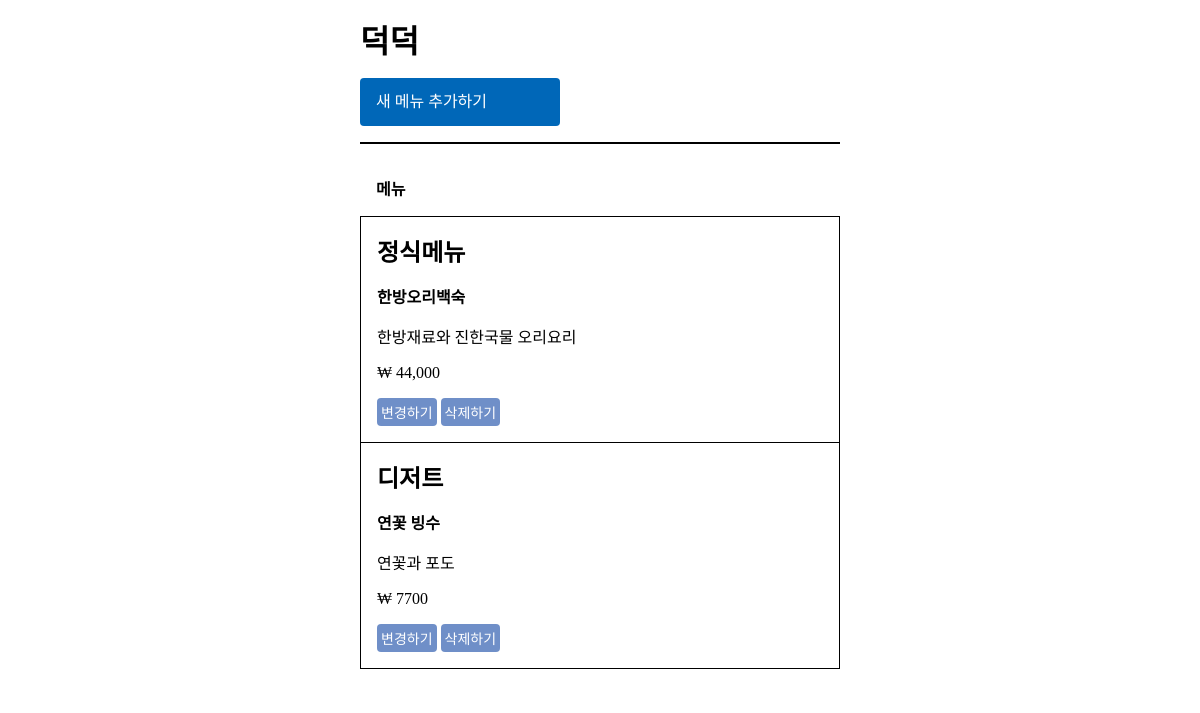
Before: /store/1/menu with the older database file.
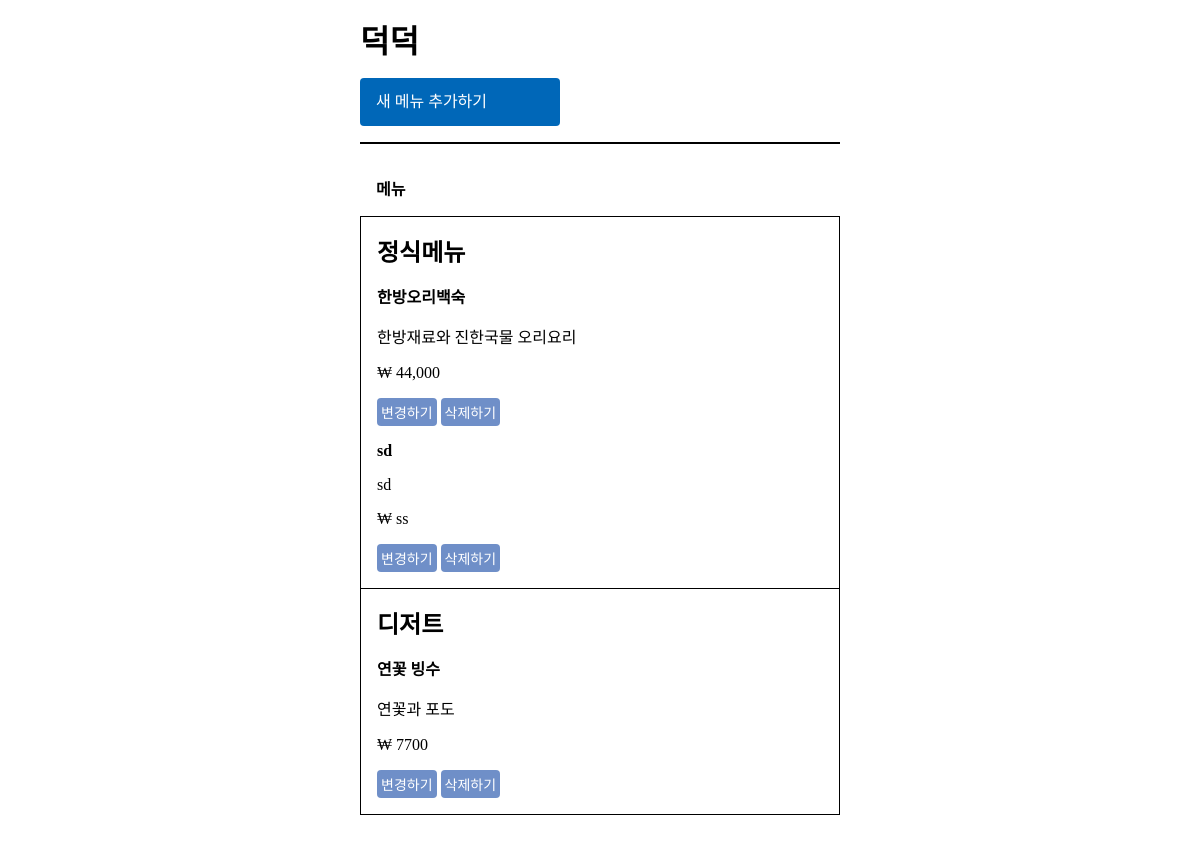
After: the same page with the newer database file.
### database_setup.py (models this page shows, shortened)
class Store(Base):
    __tablename__ = 'store'
    id = Column(Integer, primary_key=True)
    name = Column(String(250), nullable=False)

class StoreItem(Base):
    __tablename__ = 'store_item'
    id = Column(Integer, primary_key=True)
    name = Column(String(100), nullable=False)
    description = Column(String(100))
    price = Column(String(10))
    package_item = Column(String(10))
    store_id = Column(Integer, ForeignKey('store.id'))
    store = relationship(Store)

### project.py (the view)
@app.route('/store/<int:store_id>/')
@app.route('/store/<int:store_id>/menu')
def showMenu(store_id):
    print('show store_id : ', store_id)
    store = session.query(Store).filter_by(id=store_id).one()
    menus = session.query(StoreItem).filter_by(store_id=store_id).all()
    return render_template('store_menu.html', store=store, menus=menus)

### templates/store_menu.html (shortened to what this page needs)
<!DOCTYPE html>
<html lang="ko">
<head>
    <link rel="stylesheet" href="{{url_for('static', filename='style.css')}}">
</head>
<body>
    <div class='container'>
        <h1>{{ store.name }}</h1>
        <div class="place_wrap">
            <a href="{{url_for('newItem', store_id=store.id)}}">새 메뉴 추가하기</a>
        </div>
        <div class="place_list_wrap">
            <h3>메뉴</h3>
            <div class="menu_meals">
                <h2>정식메뉴</h2>
                {% for menu in menus %}
                {% if menu.package_item == '정식' %}
                <p><strong>{{menu.name}}</strong></p>
                <p>{{menu.description}}</p>
                <p>₩ {{menu.price}}</p>
                <a class="btn_setting" href="{{url_for('editItem', store_id=store.id, menu_id=menu.id)}}">변경하기</a>
                <a class="btn_setting" href="{{url_for('deleteItem', store_id=store.id, menu_id=menu.id)}}">삭제하기</a>
                <br>
                {% endif %}
                {% endfor %}
            </div>
            <div class="menu_dessert">
                <h2>디저트</h2>
                {% for menu in menus %}
                {% if menu.package_item == '디저트' %}
                <p><strong>{{menu.name}}</strong></p>
                <p>{{menu.description}}</p>
                <p>₩ {{menu.price}}</p>
                <a class="btn_setting" href="{{url_for('editItem', store_id=store.id, menu_id=menu.id)}}">변경하기</a>
                <a class="btn_setting" href="{{url_for('deleteItem', store_id=store.id, menu_id=menu.id)}}">삭제하기</a>
                {% endif %}
                {% endfor %}
            </div>
        </div>
    </div>
</body>
</html>

### static/style.css (style rules this page uses)
:root { --btn-create: #0067b8; --btn-setting: #6f8fc8; --size-normal: 16px; }
html, body { margin:0; }
a { display: block; text-decoration: none; color: black; }
h1, h2, h3 { margin: 0; padding: 0; }
body { width: 40%; margin: var(--size-normal) auto; }
.place_wrap { overflow: hidden; width: 100%; max-width: 200px; border: none; border-radius: 4px; margin: var(--size-normal) 0; }
.place_wrap a { display: block; width: 100%; min-height: var(--size-normal); line-height: var(--size-normal); padding: var(--size-normal); background-color: var( --btn-create); color: white; }
.place_list_wrap { border-top: 2px solid black; padding: var(--size-normal) 0; }
.place_list_wrap h3 { font-size: 16px; font-weight: 600; margin-top: var(--size-normal); margin-left: var(--size-normal); padding-bottom: var(--size-normal); }
.btn_setting { display: inline-block; font-size: 14px; font-weight: 400; margin: 0 0 var(--size-normal) var(--size-normal); padding: 4px; border: none; border-radius: 4px; color: white; background-color: #6f8fc8; }
.place_list_wrap > div { border: 1px solid black; border-bottom: none; padding: var(--size-normal); }
.place_list_wrap > div .btn_setting { margin-left: 0; margin-bottom: 0; }
.place_list_wrap > div:last-child { border-bottom: 1px solid black; }

Changed rows visible on the page:
added StoreItem: name "sd", description "sd", price "ss", shown under "정식메뉴"
